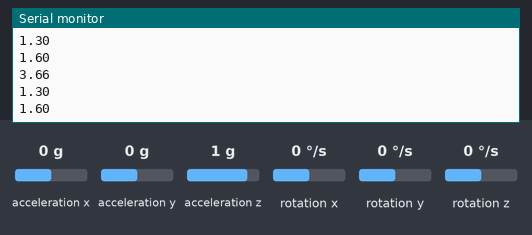
The sketch below on a simulated Arduino Uno, built with avr-gcc and run on an emulated ATmega328P. Parts: the last lines printed to the serial monitor. Wiring (inferred from the names in the program): MPU-6050 motion sensor at I2C address 0x68. Inputs (shaded band) come from the test bench; at power-on: rotation x 0 °/s, rotation y 0 °/s, rotation z 0 °/s, acceleration x 0 g, acceleration y 0 g, acceleration z 1 g.

Above: at 1.3 s.
1.4 s: rotation x set to -192 °/s
At 1.9 s:
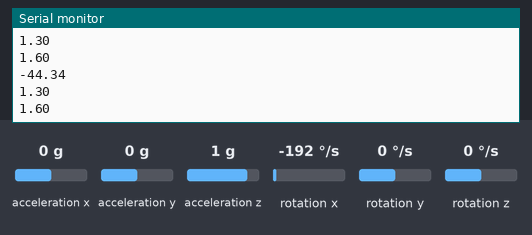
2.9 s: rotation y set to -192 °/s
At 3.4 s:
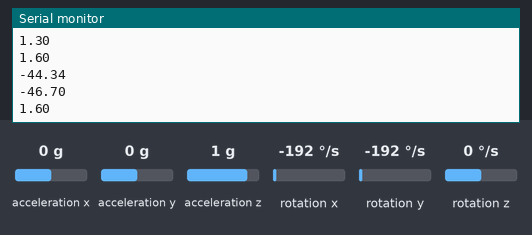
4.4 s: rotation z set to -192 °/s
At 4.9 s:
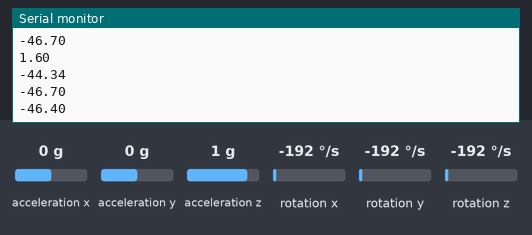
Timing chart, 0 to 7.4 s (numbered marks = the images above; inputs shaded):
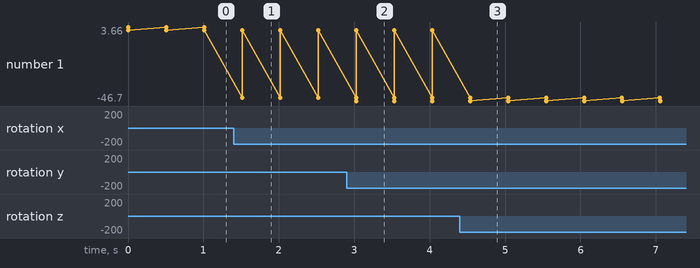

The sketch:

GY521_Electrosome.ino
```cpp
#include <Wire.h> //library allows communication with I2C / TWI devices
#include <math.h> //library includes mathematical functions

const int MPU=0x68;                                 //I2C address of the MPU-6050
int16_t AcX,AcY,AcZ,Tmp,GyX,GyY,GyZ;                //16-bit integers
int AcXcal,AcYcal,AcZcal,GyXcal,GyYcal,GyZcal,tcal; //calibration variables
double tf,tc,pitch,roll,Ax,Ay,Az,Gx,Gy,Gz;

void setupIMU(){
  //Acceleration data correction
  AcXcal = -950;
  AcYcal = -300;
  AcZcal = 0;
  //Temperature correction
  tcal = -1600;
  //Gyro correction
  GyXcal = 480; //480
  GyYcal = 170; //170
  GyZcal = 210; //210

  Wire.beginTransmission(MPU);          //This is the I2C address of the MPU (b1101000/b1101001 for AC0 low/high datasheet sec. 9.2)
  Wire.write(0x6B);                     //Accessing the register 6B - Power Management (Sec. 4.28)
  Wire.write(0b00000000);               //Setting SLEEP register to 0. (Required; see Note on p. 9)
  Wire.endTransmission();

  Wire.beginTransmission(MPU);          //I2C address of the MPU
  Wire.write(0x1B);                     //Accessing the register 1B - Gyroscope Configuration (Sec. 4.4)
  Wire.write(0b00010000);               //Setting the gyro to FS_SEL=0 (+/- 250 deg/s)
  Wire.endTransmission();

  Wire.beginTransmission(MPU);          //I2C address of the MPU
  Wire.write(0x1C);                     //Accessing the register 1C - Acccelerometer Configuration (Sec. 4.5)
  Wire.write(0b00010000);               //Setting the accel to AFS_SEL=2 (to +/- 8g)
  Wire.endTransmission();
}

void getIMU()
{
  Wire.beginTransmission(MPU);    //begin transmission to I2C slave device
  Wire.write(0x3B);               // starting with register 0x3B (ACCEL_XOUT_H)
  Wire.endTransmission(false);    //restarts transmission to I2C slave device
  Wire.requestFrom(MPU,14,true);  //request 14 registers in total

  //read accelerometer data
  AcX=Wire.read()<<8|Wire.read(); // 0x3B (ACCEL_XOUT_H) 0x3C (ACCEL_XOUT_L)
  AcY=Wire.read()<<8|Wire.read(); // 0x3D (ACCEL_YOUT_H) 0x3E (ACCEL_YOUT_L)
  AcZ=Wire.read()<<8|Wire.read(); // 0x3F (ACCEL_ZOUT_H) 0x40 (ACCEL_ZOUT_L)


  Ax = (AcX + AcXcal)/4096.0;     // For AFS_SEL=2 value is 4096
  Ay = (AcY + AcYcal)/4096.0;
  Az = (AcZ + AcZcal)/4096.0;

  //read temperature data
  Tmp = Wire.read()<<8|Wire.read(); // 0x41 (TEMP_OUT_H) 0x42 (TEMP_OUT_L)
  double tx = Tmp + tcal;
  tc = tx/340 + 36.53;        // temperature in degrees C from datasheet
  tf = (tc * 9/5) + 32;              // temperature in fahrenheit

  //read gyroscope data
  GyX=Wire.read()<<8|Wire.read(); // 0x43 (GYRO_XOUT_H) 0x44 (GYRO_XOUT_L)
  GyY=Wire.read()<<8|Wire.read(); // 0x45 (GYRO_YOUT_H) 0x46 (GYRO_YOUT_L)
  GyZ=Wire.read()<<8|Wire.read(); // 0x47 (GYRO_ZOUT_H) 0x48 (GYRO_ZOUT_L)

  Gx = (GyX + GyXcal)/131.0;      // For FS_SEL=0 value is 131
  Gy = (GyY + GyYcal)/131.0;
  Gz = (GyZ + GyZcal)/131.0;

  Serial.println();
  Serial.println(Gx);
  Serial.println(Gy);
  Serial.println(Gz);

  //get pitch/roll
  getAngle(AcX,AcY,AcZ);
}

//function to convert accelerometer values into pitch and roll
void getAngle(int Ax,int Ay,int Az)
{
  double x = Ax;
  double y = Ay;
  double z = Az;
  pitch = atan(x/sqrt((y*y) + (z*z)));
  roll = atan(y/sqrt((x*x) + (z*z)));
  //converting radians into degrees
  pitch = pitch * (180.0/3.14);
  roll = roll * (180.0/3.14) ;
}

void printData()
{
  Serial.print("Angle: ");
  Serial.print("Pitch = ");
  Serial.print(pitch);
  Serial.print(" Roll = ");
  Serial.println(roll);

  Serial.print("Accelerometer: ");
  Serial.print("X = "); Serial.print(Ax);
  Serial.print(" Y = "); Serial.print(Ay);
  Serial.print(" Z = "); Serial.println(Az);

  Serial.print("Temperature in celsius = "); Serial.print(tc);
  Serial.print(" fahrenheit = "); Serial.println(tf);

  Serial.print("Gyroscope: ");
  Serial.print("X = "); Serial.print(Gx);
  Serial.print(" Y = "); Serial.print(Gy);
  Serial.print(" Z = "); Serial.println(Gz);
}

void setup()
{
  Wire.begin();         //initiate wire library and I2C
  setupIMU();
  Serial.begin(115200);   //serial communication at specified rate
  Serial.println("Starting GY521 Component Test");
}

void loop()
{
  getIMU();
  // printData();
  delay(500);
}
```

Measured:
- after the input at 1.4 s, the serial monitor: prints a new line after 0.11 s (image 1)
- after the input at 2.9 s, the serial monitor: prints a new line after 0.13 s (image 2)
- after the input at 4.4 s, the serial monitor: prints a new line after 0.14 s (image 3)
- plotted number 1: 1.6 → -46.4 after the input at 4.4 s
